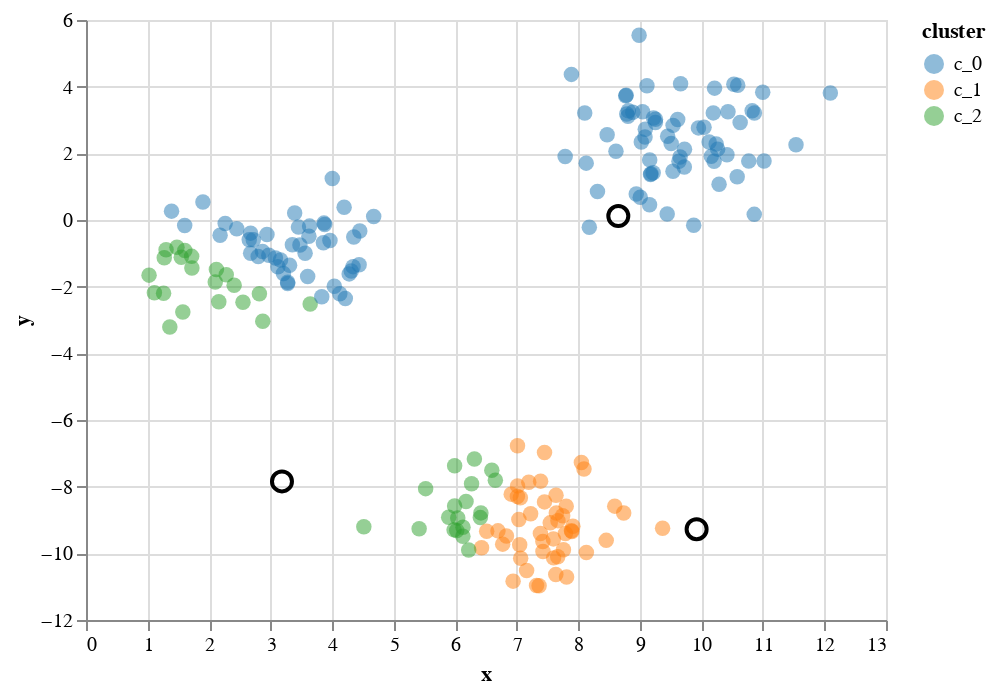

The notebook cell this image was saved under:
### Code cell
plot_result()

### Figure 1 — Vega-Lite specification as saved in the notebook (floating-point values rounded to 4 significant figures; data arrays with more than 128 entries replaced by an {"elided": "..."} marker saying what was removed)
{"$schema": "https://vega.github.io/schema/vega-lite/v3.4.0.json", "config": {"mark": {"tooltip": null}, "view": {"height": 300, "width": 400}}, "datasets": {"data-1f973e8fb53dd0885190a9cb0e1e2675": [{"x": 8.65, "y": 0.1188}, {"x": 9.922, "y": -9.275}, {"x": 3.185, "y": -7.842}], "data-7745ae8f4e2485c759f717750b00859f": {"elided": "200 records"}}, "layer": [{"data": {"name": "data-7745ae8f4e2485c759f717750b00859f"}, "encoding": {"color": {"field": "cluster", "scale": {"scheme": "category10"}, "type": "nominal"}, "tooltip": [{"field": "x", "type": "quantitative"}, {"field": "y", "type": "quantitative"}, {"field": "cluster", "type": "nominal"}], "x": {"field": "x", "type": "quantitative"}, "y": {"field": "y", "type": "quantitative"}}, "mark": {"opacity": 0.5, "size": 60, "type": "circle"}, "selection": {"selector007": {"bind": "scales", "encodings": ["x", "y"], "type": "interval"}}}, {"data": {"name": "data-1f973e8fb53dd0885190a9cb0e1e2675"}, "encoding": {"x": {"field": "x", "type": "quantitative"}, "y": {"field": "y", "type": "quantitative"}}, "mark": {"color": "black", "opacity": 1, "size": 100, "type": "point"}, "selection": {"selector008": {"bind": "scales", "encodings": ["x", "y"], "type": "interval"}}}]}
